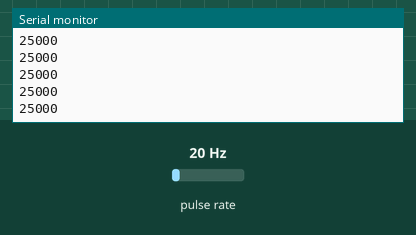
Recording of a program running on a simulated ATmega8, built with avr-gcc and emulated at 8 MHz. Parts: the last lines printed to the serial monitor. Wiring (inferred from the names in the program): pulse sensor: data PB0. Inputs (shaded band) come from the test bench; at power-on: pulse rate 20 Hz.

Above: at 1.2 s.
1.3 s: pulse rate (sensor on PB0) set to 4 Hz
At 1.67 s:
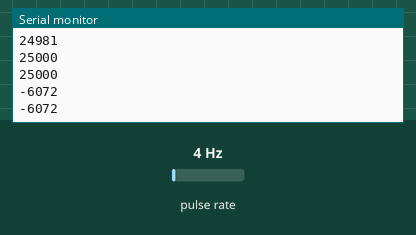
2.8 s: pulse rate (sensor on PB0) set to 50 Hz
At 3.9 s:
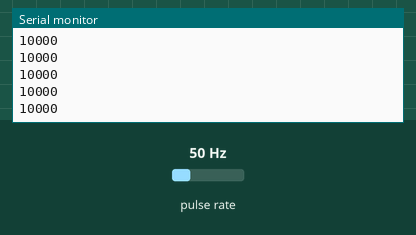
Timing chart, 0 to 5.8 s (numbered marks = the images above; inputs shaded):
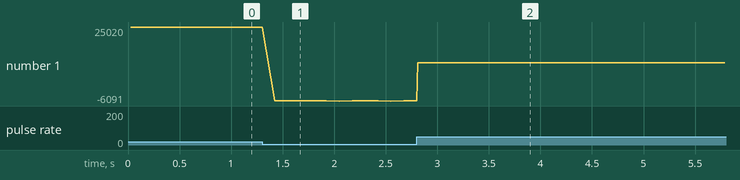

Measured:
- after the input at 1.3 s, the serial monitor: prints a new line after 0.13 s (image 1)
- after the input at 2.8 s, the serial monitor: prints a new line at once (image 2)
- plotted number 1: 25000 → -6072 after the input at 1.3 s, -6072 → 10000 after the input at 2.8 s

The program:

main.c
```c
/*
 * inzynierka1.c
 *
 * Created: 03.07.2018 22:32:57
 * Author : Filip Rak
 */


#include <avr/io.h>
#include <avr/interrupt.h>
#include <util/delay.h>
#include <avr/wdt.h>

#include "mkuart.h"
#include "IR.h"


int main(void)
{
	USART_Init(UART_BAUD);
	ir_init();
	sei();
    wdt_enable(WDTO_500MS);
    while (1)
    {
		wdt_reset();
		if(TAIL!=HEAD)
		{
			TAIL = (TAIL + 1) & BUFOR_MASK;
			uart_putint(BUFOR[TAIL],10);
			uart_putc('\r');
			uart_putc('\n');
		}
    }
}
```

IR.c
```c
/*
 * IR.c
 *
 * Created: 07.09.2018 11:00:14
 *  Author: MrHause
 */

#include "mkuart.h"
#include <avr/io.h>
#include <avr/interrupt.h>
#include <stdlib.h>
#include <avr/wdt.h>
#include "IR.h"

volatile uint8_t counter;
volatile uint8_t temp;
volatile uint8_t flag;

void ir_init()
{
	DDRB &= ~IR_PIN;
	PORTB |= IR_PIN;

	TCCR1B |= (1<<CS11); //preskaler 8
	TCCR1B &= ~(1<<ICES1);
	TIMSK |= (1<<TICIE1);
	counter = 0;
	HEAD=0;
	TAIL=0;

	flag=0;
	newtime_flag=0;
}

ISR(TIMER1_CAPT_vect)
{
	uint8_t HEAD_TEMP;
	static uint16_t Last;

	pulse = ICR1 - Last;

	//dodanie danych do bufora pomocniczego
	HEAD_TEMP = (HEAD + 1) & BUFOR_MASK;
	HEAD=HEAD_TEMP;
	BUFOR[HEAD_TEMP]=pulse;

	//zapis czasu
	Last = ICR1;
	//zmiana reagowania na przeciwne zbocze
	TCCR1B ^= (1<<ICES1);

	newtime_flag=1;
	counter++;
	wdt_reset();
}
```

IR.h
```c
/*
 * IR.h
 *
 * Created: 07.09.2018 11:00:01
 *  Author: MrHause
 */


#ifndef IR_H_
#define IR_H_

#define BUFOR_SIZE 32

volatile uint16_t pulse;
volatile uint8_t newtime_flag;
volatile uint16_t BUFOR[BUFOR_SIZE];
volatile uint8_t HEAD;
volatile uint8_t TAIL;


#define BUFOR_MASK (BUFOR_SIZE-1)
#define IR_PIN (1<<PB0)
#define Tolerance 200
void ir_init();


#endif /* IR_H_ */
```

mkuart.c
```c
/*
 * mkuart.c
 *
 *  Created on: 2010-09-04
 *       Autor: MirosÅ aw KardaÅ 
 */
#include <avr/io.h>
#include <stdint.h>
#include <avr/interrupt.h>
#include <stdlib.h>

#include "mkuart.h"


// definiujemy w koñcu nasz bufor UART_RxBuf
volatile char UART_RxBuf[UART_RX_BUF_SIZE];
// definiujemy indeksy okre laj¹ce ilo æ danych w buforze
volatile uint8_t UART_RxHead; // indeks oznaczaj¹cy  g³owê wê¿a 
volatile uint8_t UART_RxTail; // indeks oznaczaj¹cy  ogon wê¿a 

// definiujemy w koñcu nasz bufor UART_RxBuf
volatile char UART_TxBuf[UART_TX_BUF_SIZE];
// definiujemy indeksy okre laj¹ce ilo æ danych w buforze
volatile uint8_t UART_TxHead; // indeks oznaczaj¹cy  g³owê wê¿a 
volatile uint8_t UART_TxTail; // indeks oznaczaj¹cy  ogon wê¿a 

void USART_Init( uint16_t baud ) {

	uint16_t ubrr=((F_CPU+UART_BAUD*8UL)/(16UL*UART_BAUD)-1);
	UBRRH = (unsigned char)(ubrr>>8);
	UBRRL = (unsigned char)ubrr;
	/* Enable receiver and transmitter */
	UCSRB = (1<<RXEN)|(1<<TXEN);
	/* Set frame format: 8data, 2stop bit */
	UCSRC = (1<<URSEL)|(1<<USBS)|(3<<UCSZ0);

}

// definiujemy funkcjê dodaj¹c¹ jeden bajtdoz bufora cyklicznego
void uart_putc( char data ) {
	uint8_t tmp_head;

    tmp_head  = (UART_TxHead + 1) & UART_TX_BUF_MASK;

          // pêtla oczekuje je¿eli brak miejsca w buforze cyklicznym na kolejne znaki
    while ( tmp_head == UART_TxTail ){}

    UART_TxBuf[tmp_head] = data;
    UART_TxHead = tmp_head;

    // inicjalizujemy przerwanie wystêpuj¹ce, gdy bufor jest pusty, dziêki
    // czemu w dalszej czê ci wysy³aniem danych zajmie siê ju¿ procedura
    // obs³ugi przerwania
    UCSRB |= (1<<UDRIE);
}


void uart_puts(char *s)		// wysy³a ³añcuch z pamiêci RAM na UART
{
  register char c;
  while ((c = *s++)) uart_putc(c);			// dopóki nie napotkasz 0 wysy³aj znak
}

void uart_putint(int value, int radix)	// wysy³a na port szeregowy tekst
{
	char string[17];			// bufor na wynik funkcji itoa
	itoa(value, string, radix);		// konwersja value na ASCII
	uart_puts(string);			// wy lij string na port szeregowy
}


// definiujemy procedurê obs³ugi przerwania nadawczego, pobieraj¹c¹ dane z bufora cyklicznego
ISR( USART_UDRE_vect)  {
    // sprawdzamy czy indeksy s¹ ró¿ne
    if ( UART_TxHead != UART_TxTail ) {
    	// obliczamy i zapamiêtujemy nowy indeks ogona wê¿a (mo¿e siê zrównaæ z g³ow¹)
    	UART_TxTail = (UART_TxTail + 1) & UART_TX_BUF_MASK;
    	// zwracamy bajt pobrany z bufora  jako rezultat funkcji
    	UDR = UART_TxBuf[UART_TxTail];
    } else {
	// zerujemy flagê przerwania wystêpuj¹cego gdy bufor pusty
	UCSRB &= ~(1<<UDRIE);
    }
}


// definiujemy funkcjê pobieraj¹c¹ jeden bajt z bufora cyklicznego
char uart_getc(void) {
    // sprawdzamy czy indeksy s¹ równe
    if ( UART_RxHead == UART_RxTail ) return 0;
    // obliczamy i zapamiêtujemy nowy indeks  ogona wê¿a  (mo¿e siê zrównaæ z g³ow¹)
    UART_RxTail = (UART_RxTail + 1) & UART_RX_BUF_MASK;
    // zwracamy bajt pobrany z bufora  jako rezultat funkcji
    return UART_RxBuf[UART_RxTail];
}

// definiujemy procedurê obs³ugi przerwania odbiorczego, zapisuj¹c¹ dane do bufora cyklicznego
ISR( USART_RXC_vect ) {
    uint8_t tmp_head;
    char data;

    data = UDR; //pobieramy natychmiast bajt danych z bufora sprzêtowego

    // obliczamy nowy indeks  g³owy wê¿a 
    tmp_head = ( UART_RxHead + 1) & UART_RX_BUF_MASK;

    // sprawdzamy, czy w¹¿ nie zacznie zjadaæ w³asnego ogona
    if ( tmp_head == UART_RxTail ) {
    	// tutaj mo¿emy w jaki  wygodny dla nas sposób obs³u¿yæ  b³¹d spowodowany
    	// prób¹ nadpisania danych w buforze, mog³oby doj æ do sytuacji gdzie
    	// nasz w¹¿ zacz¹³by zjadaæ w³asny ogon
    } else {
	UART_RxHead = tmp_head; 		// zapamiêtujemy nowy indeks
	UART_RxBuf[tmp_head] = data; 	// wpisujemy odebrany bajt do bufora
    }
}
```

mkuart.h
```c
/*
 * mkuart.h
 *
 *  Created on: 2010-09-04
 *       Autor: Miros³aw Karda 
 */

#ifndef MKUART_H_
#define MKUART_H_

#include <stdint.h>

#define UART_BAUD 38400	// tu definiujemy interesuj¹c¹ nas prêdko æ


#define UART_RX_BUF_SIZE 32 // definiujemy bufor o rozmiarze 32 bajtów
// definiujemy maskê dla naszego bufora
#define UART_RX_BUF_MASK ( UART_RX_BUF_SIZE - 1)

#define UART_TX_BUF_SIZE 16 // definiujemy bufor o rozmiarze 16 bajtów
// definiujemy maskê dla naszego bufora
#define UART_TX_BUF_MASK ( UART_TX_BUF_SIZE - 1)


// deklaracje funkcji publicznych

void USART_Init(uint16_t baud );
char uart_getc(void);
void uart_putc( char data );
void uart_puts(char *s);
void uart_putint(int value, int radix);

#endif /* MKUART_H_ */
```
